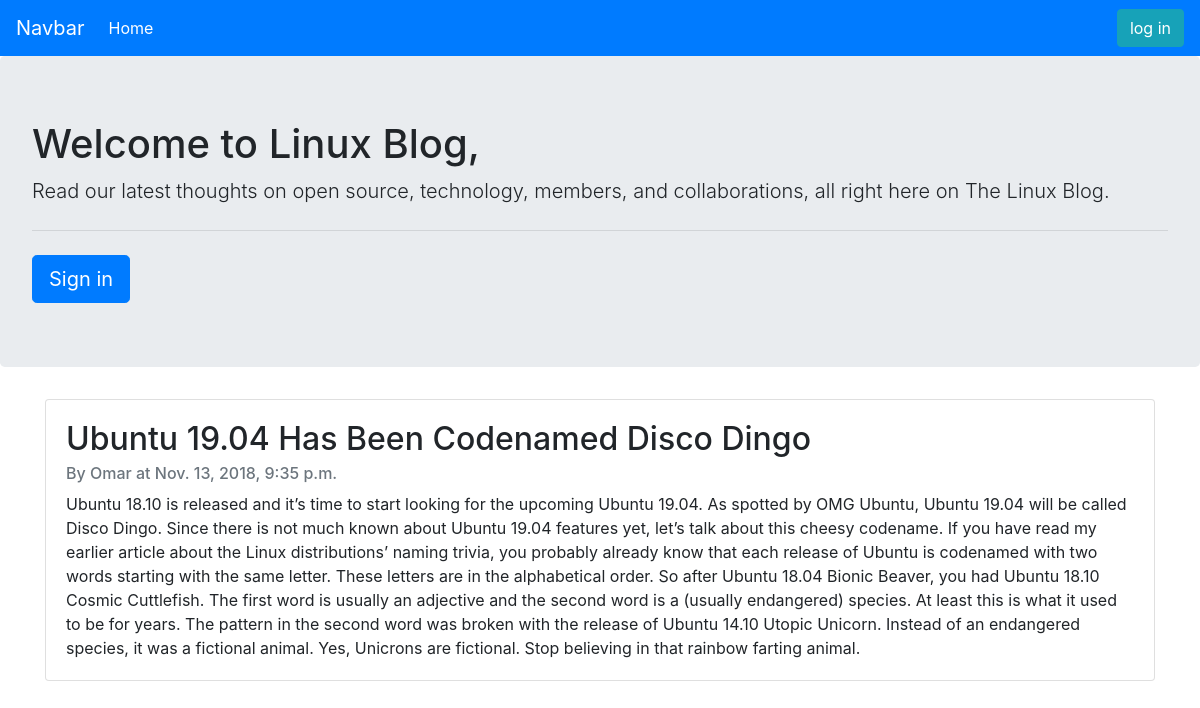
/posts/details/3, run on the app's committed database.
### blog/models.py (models this page shows, shortened)
class Post(models.Model):
    BOOL_CHOICES = ((True, 'Yes'), (False, 'No'))
    author = models.CharField(max_length=255)
    title = models.CharField(max_length=255)
    body = models.TextField()
    created_at = models.DateTimeField(default=datetime.now)
    published = models.BooleanField(choices=BOOL_CHOICES, default=False)
    recommended = models.BooleanField(choices=BOOL_CHOICES, default=False)

### blog/views.py (the view)
# urls.py: path('posts/details/<int:post_id>',views.Show_Post, name='show_post')
def Show_Post(request, post_id):
    post = Post.objects.filter(published=False).filter(pk =post_id )
    context = {'post': post}
    return render(request, 'post.html', context)

### blog/templates/post.html
{% extends 'base.html' %}
{% block content %}
    {% for po in post %}
    <div class="card" >
      <div class="card-body">
        <h2 class="card-title">{{po.title}}</h2>
        <h6 class="card-subtitle mb-2 text-muted">By {{po.author}} at {{po.created_at}}</h6>
        <p class="card-text">{{po.body}}</p>
      </div>
    </div>
    {% endfor %}
{% endblock %}

### data on the page
Post: title "Ubuntu 19.04 Has Been Codenamed Disco Dingo", author "Omar", created_at "Nov. 13, 2018, 9:35 p.m.", body "Ubuntu 18.10 is released and it’s time to start looking for the upcoming Ubuntu 19.04. As spotted by OMG Ubuntu, Ubuntu 19.04 will be called Disco Dingo. Since there is not much known about Ubuntu 19.04 features yet, let’s talk about this cheesy codename. If you have read my earlier article about the Linux distributions’ naming trivia, you probably already know that each release of Ubuntu is codenamed with two words starting with the same letter. These letters are in the alphabetical order. So after Ubuntu 18.04 Bionic Beaver, you had Ubuntu 18.10 Cosmic Cuttlefish. The first word is usually an adjective and the second word is a (usually endangered) species. At least this is what it used to…"
